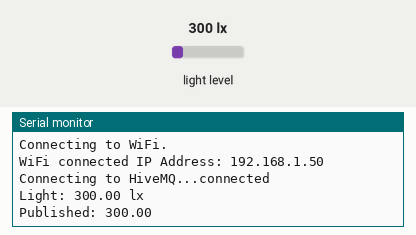
This sketch was run on a simulated Arduino Nano 33 IoT. Parts: the last lines printed to the serial monitor. The test bench sets the inputs (shaded band); at power-on: light level 300 lx. WiFi joins after 1.5 s; servers stay silent unless stated; no MQTT or app messages arrive unless stated.

Above: at 5.2 s.
5.3 s: light level set to 40 lx
At 6.9 s:
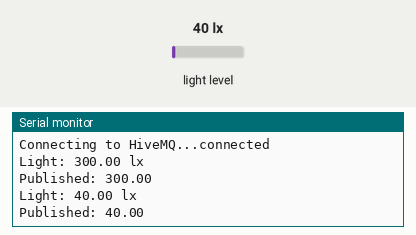
7.9 s: light level set to 500 lx
At 8.4 s:
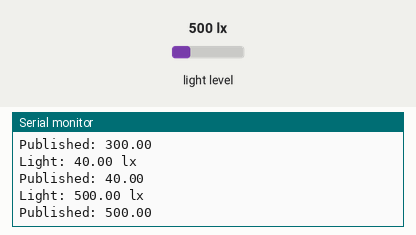
Timing chart, 0 to 10.9 s (numbered marks = the images above; inputs shaded):
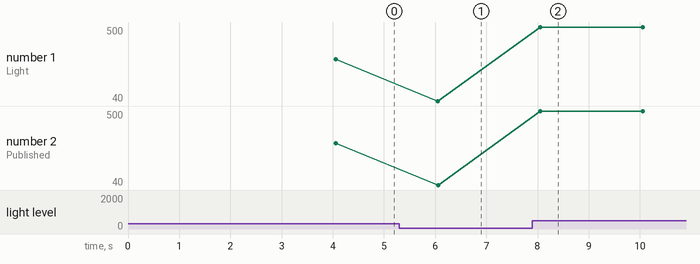

The sketch:

Task2.2LightAlert.ino
```cpp
#include <WiFiNINA.h>
#include <PubSubClient.h>
#include <BH1750.h>
#include <Wire.h>

// =========================
// Wi-Fi DETAILS
// =========================
const char* ssid = "YOUR_WIFI_NAME";
const char* wifiPassword = "YOUR_WIFI_PASSWORD";

// =========================
// HIVEMQ DETAILS
// =========================
const char* mqtt_server =
  "fc04ed8fa91345c58f4ac4590f7597f0.s1.eu.hivemq.cloud";

const int mqtt_port = 8883;

const char* mqtt_user = "YOUR_MQTT_USERNAME";
const char* mqtt_password = "YOUR_MQTT_PASSWORD";

// MQTT topic
const char* mqtt_topic = "lightsensor/lux";

// =========================
// OBJECTS
// =========================
WiFiSSLClient wifiClient;
PubSubClient mqttClient(wifiClient);
BH1750 lightMeter;

// =========================
// WIFI CONNECTION
// =========================
void connectWiFi() {

  Serial.print("Connecting to WiFi");

  while (WiFi.status() != WL_CONNECTED) {

    WiFi.begin(ssid, wifiPassword);

    for (int i = 0; i < 10; i++) {
      delay(500);
      Serial.print(".");

      if (WiFi.status() == WL_CONNECTED) {
        break;
      }
    }
  }

  Serial.println();
  Serial.print("WiFi connected");
  Serial.print(" IP Address: ");
  Serial.println(WiFi.localIP());
}

// =========================
// MQTT CONNECTION
// =========================
void connectMQTT() {

  while (!mqttClient.connected()) {

    Serial.print("Connecting to HiveMQ...");

    if (mqttClient.connect(
          "ArduinoNano33IoT",
          mqtt_user,
          mqtt_password)) {

      Serial.println("connected");

    } else {

      Serial.print("failed, state=");
      Serial.println(mqttClient.state());

      delay(5000);
    }
  }
}

// =========================
// SETUP
// =========================
void setup() {

  Serial.begin(9600);

  delay(2000);

  // Start I2C
  Wire.begin();

  // Start BH1750
  lightMeter.begin();

  // Connect Wi-Fi
  connectWiFi();

  // Set HiveMQ server
  mqttClient.setServer(mqtt_server, mqtt_port);

  // Connect to HiveMQ
  connectMQTT();
}

// =========================
// LOOP
// =========================
void loop() {

  // Make sure MQTT is connected
  if (!mqttClient.connected()) {
    connectMQTT();
  }

  mqttClient.loop();

  // Read light
  float lux = lightMeter.readLightLevel();

  Serial.print("Light: ");
  Serial.print(lux, 2);
  Serial.println(" lx");

  // Convert lux to String
  String message = String(lux, 2);

  // Publish to HiveMQ
  if (mqttClient.publish(mqtt_topic, message.c_str())) {

    Serial.print("Published: ");
    Serial.println(message);

  } else {

    Serial.println("Publish failed");
  }

  delay(2000);
}
```

Measured:
- after the input at 5.3 s, the serial monitor: prints a new line after 0.76 s (image 1)
- after the input at 7.9 s, the serial monitor: prints a new line after 0.16 s (image 2)
- plotted number 1: 300 → 40 after the input at 5.3 s, 40 → 500 after the input at 7.9 s
- plotted number 2: 300 → 40 after the input at 5.3 s, 40 → 500 after the input at 7.9 s
